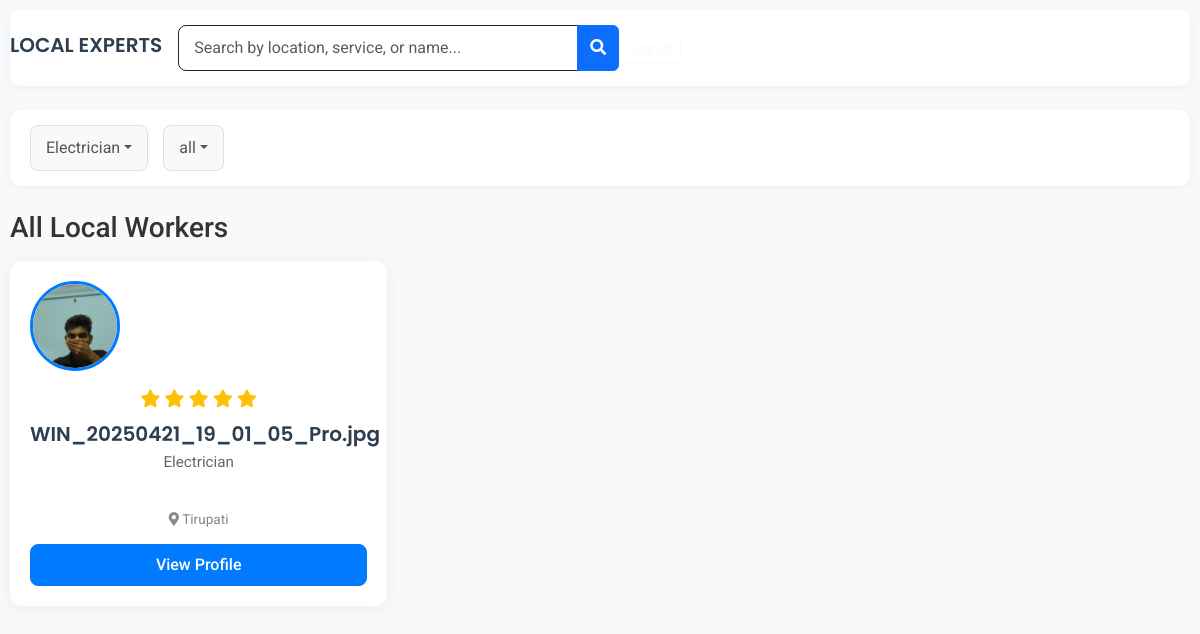
The app's page /dashboard?service=Electrician&location=all&search= with its own data.
### tables this page shows
CREATE TABLE worker_data (
            id INTEGER PRIMARY KEY AUTOINCREMENT,
            worker_id INTEGER,
            fullname TEXT,
            email TEXT,
            phone TEXT,
            location TEXT,
            photo TEXT,
            skills TEXT,
            rate INTEGER ,
            avalability TEXT,
            FOREIGN KEY(worker_id) REFERENCES users(id)
        );

### local.py (the view, shortened to what this page needs)
@app.route("/dashboard")
def dashboard():
    search_query = request.args.get('search', '')
    service_type = request.args.get('service', 'all')
    location = request.args.get('location', 'all')
    conn = sqlite3.connect(DB_FILE)
    conn.row_factory = sqlite3.Row
    c = conn.cursor()
    top_workers_query = "SELECT * FROM worker_data ORDER BY rate DESC LIMIT 10"
    c.execute(top_workers_query)
    top_workers = c.fetchall()
    sql_query = "SELECT * FROM worker_data WHERE 1=1"
    params = []
    if search_query:
        sql_query += " AND (LOWER(fullname) LIKE ? OR LOWER(skills) LIKE ? OR LOWER(location) LIKE ?)"
        params.append(f"%{search_query.lower()}%")
        params.append(f"%{search_query.lower()}%")
        params.append(f"%{search_query.lower()}%")
    if service_type != 'all':
        sql_query += " AND skills LIKE ?"
        params.append(f"%{service_type}%")
    if location != 'all':
        sql_query += " AND location LIKE ?"
        params.append(f"%{location}%")
    sql_query += " ORDER BY id DESC"
    c.execute(sql_query, params)
    filtered_workers = c.fetchall()
    user_email = session.get("user")
    current_worker_photo = None
    conn.close()
    return render_template("dashboard.html",
        workers=filtered_workers,
        top_workers=top_workers,
        current_worker_photo=current_worker_photo,
        current_service=request.args.get("service", "all"),
        current_location=request.args.get("location", "all"),
        current_search=request.args.get("search", ""))

### templates/dashboard.html (shortened to what this page needs)
<!DOCTYPE html>
<html>
<head>
    <link href="https://cdn.jsdelivr.net/npm/bootstrap@5.3.3/dist/css/bootstrap.min.css" rel="stylesheet">
    <link rel="stylesheet" href="https://cdnjs.cloudflare.com/ajax/libs/font-awesome/5.15.3/css/all.min.css">
</head>
<body class="bg-light">
<nav class="navbar navbar-expand-lg custom-navbar">
    <div class="container-fuild d-flex flex-nowrap justify-content-between">
        <a class="navbar-brand" href="{{ url_for('dashboard') }}">
            LOCAL EXPERTS
        </a>
        <div class="d-flex align-items-center search-input-container mx-auto">
            <form action="{{ url_for('dashboard') }}" method="GET" class="search-filter">
            <div class="input-group">
            <input type="text" name="search" class="form-control" placeholder="Search by location, service, or name..." value="{{ current_search }}">
            <button type="submit" class="btn btn-primary"><i class="fas fa-search"></i></button>
            </div>
            </form>
        </div>
        <div class="d-flex align-items-center">
        <a href="{{ url_for('logout') }}" class="btn btn-outline-light btn-sm">Logout</a>
        </div>
    </div>
</nav>
<div class="container-fuild mt-4">
    <form action="{{ url_for('dashboard') }}" method="GET" class="search-filter-form">
        <div class="btn-group">
            <button type="button" class="btn dropdown-toggle" data-bs-toggle="dropdown">{{ current_service | default('Service Type', true) }}</button>
        </div>
        <div class="btn-group">
            <button type="button" class="btn dropdown-toggle" data-bs-toggle="dropdown">{{ current_location | default('Location', true) }}</button>
        </div>
    </form>
    <h3 class="mb-3">All Local Workers</h3>
    <div class="row row-cols-1 row-cols-md-2 row-cols-lg-3 g-4">
        {% for w in workers %}
        <div class="col">
            <div class="worker-card">
                <img src="{{ url_for('static', filename='photos/' ~w[6]) }}" class="worker-photo"> <div class="star-rating">
                    {% for _ in range(w[8] // 200) %} <i class="fas fa-star"></i> {% endfor %}
                </div>
                <h5>{{ w[6] }}</h5>
                <p class="service-description">{{ w[7] }}</p>
                <p class="location"><i class="fas fa-map-marker-alt"></i> {{ w[5] }}</p>
                <a href="{{ url_for('worker_details',worker_id=w['id']) }}" class="btn btn-primary">View Profile</a>
            </div>
        </div>
        {% endfor %}
    </div>
</div>
</body>
</html>

### templates/dashboard.html (style rules this page uses)
body { background-color: #f0f2f5; font-family: 'Roboto', sans-serif; color: #333; }
.navbar-brand { font-family: 'Poppins', sans-serif; font-weight: 600; color: #2c3e50 !important; }
.custom-navbar { background-color: #ffffff; padding: 15px 0; box-shadow: 0 2px 8px rgba(0, 0, 0, 0.05); border-radius:10px }
.search-filter-form { background-color: #ffffff; border-radius: 10px; padding: 15px 20px; box-shadow: 0 2px 10px rgba(0, 0, 0, 0.05); margin-bottom: 25px; display: flex; align-items: center; flex-wrap: wrap; gap: 15px; }
.search-filter .form-control { border-radius: 8px; border: 1px solid; padding: 10px 15px; flex-grow: ; width:400px }
.search-filter-form .dropdown-toggle { background-color: #f8f9fa; border: 1px solid #e0e0e0; border-radius: 8px; color: #555; padding: 10px 15px; white-space: nowrap; }
.worker-card { background-color: #ffffff; border: none; border-radius: 12px; box-shadow: 0 2px 15px rgba(0, 0, 0, 0.06); padding: 20px; margin-bottom: 25px; text-align: center; transition: transform 0.2s ease-in-out, box-shadow 0.2s ease-in-out; height: 100%; display: flex; flex-direction: column; justify-content: space-between; }
.worker-photo { width: 90px; height: 90px; object-fit: cover; border-radius: 50%; margin-bottom: 15px; border: 3px solid #007bff; }
.worker-card h5 { font-family: 'Poppins', sans-serif; font-weight: 600; color: #2c3e50; margin-bottom: 5px; }
.worker-card .service-description { font-size: 0.95em; color: #666; margin-bottom: 10px; flex-grow: 1; }
.worker-card .location { font-size: 0.85em; color: #888; margin-bottom: 15px; }
.worker-card .btn-primary { background-color: #007bff; border-color: #007bff; border-radius: 8px; padding: 8px 20px; font-weight: 500; }
.star-rating { color: #ffc107; margin-bottom: 10px; font-size: 1.1em; }
.bg-light { padding:10px;max-width:1500px;justify-content:center;align-items:center }

### records on screen
worker_data: skills "Electrician", photo (picture), photo "WIN_20250421_19_01_05_Pro.jpg", location "Tirupati"

### other values on screen
{{ current_location | default('Location', true) }} "all"
